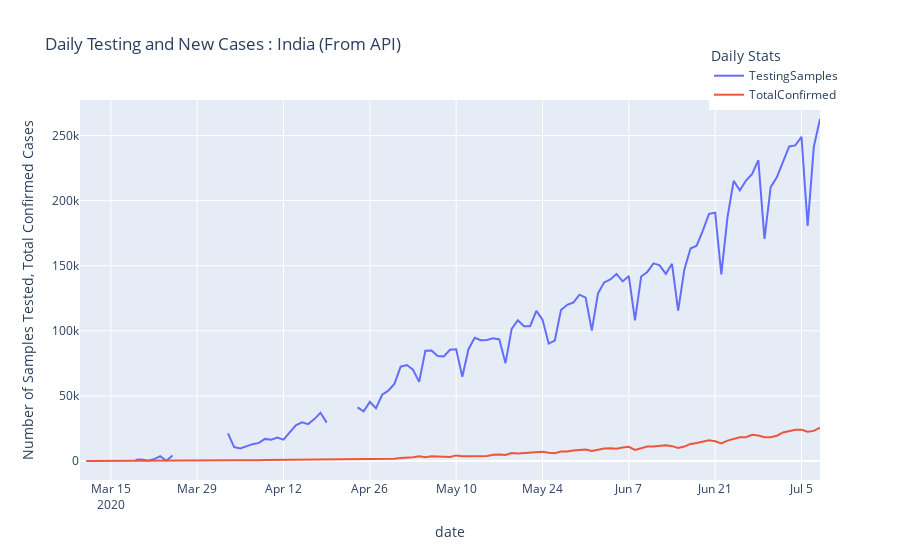

Notebook source saved alongside this figure:
### Code cell
fig = india_data[['TestingSamples', 'TotalConfirmed']].iloc[40:].diff(
    1).plot(title=' Daily Testing and New Cases : India (From API)')
fig.update_layout(yaxis=dict(title='Number of Samples Tested, Total Confirmed Cases '),
                  legend_title_text='Daily Stats', legend=dict(x=.85, y=1.15))
